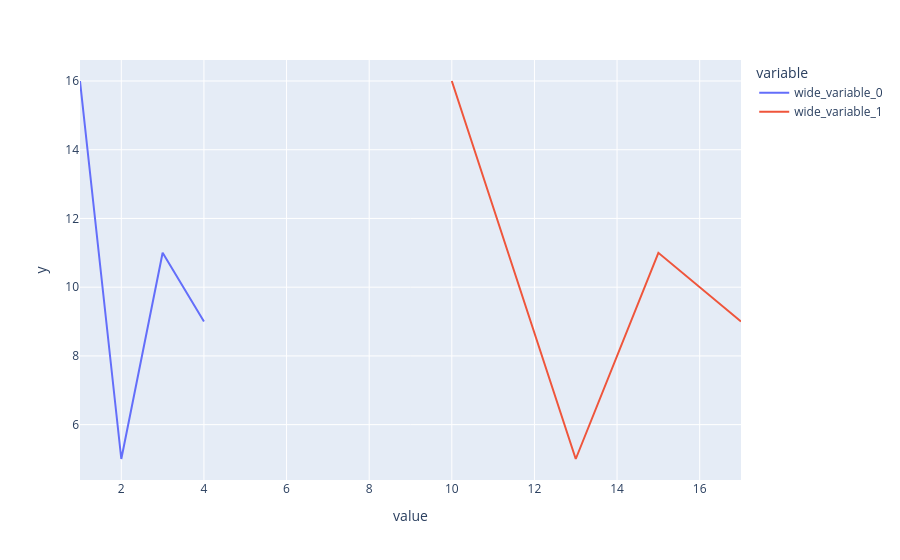

Source (notebook cell):
### Code cell
fig = px.line(x= [[1, 2, 3, 4], [10, 13, 15, 17]],
              y= [16, 5, 11, 9])
fig.show()

### Figure 1 — Plotly figure (JSON) as saved in the notebook; plotly's stock layout.template omitted (floating-point values rounded to 4 significant figures)
{"data": [{"hovertemplate": "variable=wide_variable_0<br>value=%{x}<br>y=%{y}<extra></extra>", "legendgroup": "wide_variable_0", "line": {"color": "#636efa", "dash": "solid"}, "marker": {"symbol": "circle"}, "mode": "lines", "name": "wide_variable_0", "orientation": "v", "showlegend": true, "x": [1, 2, 3, 4], "xaxis": "x", "y": [16, 5, 11, 9], "yaxis": "y", "type": "scatter"}, {"hovertemplate": "variable=wide_variable_1<br>value=%{x}<br>y=%{y}<extra></extra>", "legendgroup": "wide_variable_1", "line": {"color": "#EF553B", "dash": "solid"}, "marker": {"symbol": "circle"}, "mode": "lines", "name": "wide_variable_1", "orientation": "v", "showlegend": true, "x": [10, 13, 15, 17], "xaxis": "x", "y": [16, 5, 11, 9], "yaxis": "y", "type": "scatter"}], "layout": {"xaxis": {"anchor": "y", "domain": [0.0, 1.0], "title": {"text": "value"}}, "yaxis": {"anchor": "x", "domain": [0.0, 1.0], "title": {"text": "y"}}, "legend": {"title": {"text": "variable"}, "tracegroupgap": 0}, "margin": {"t": 60}}}
